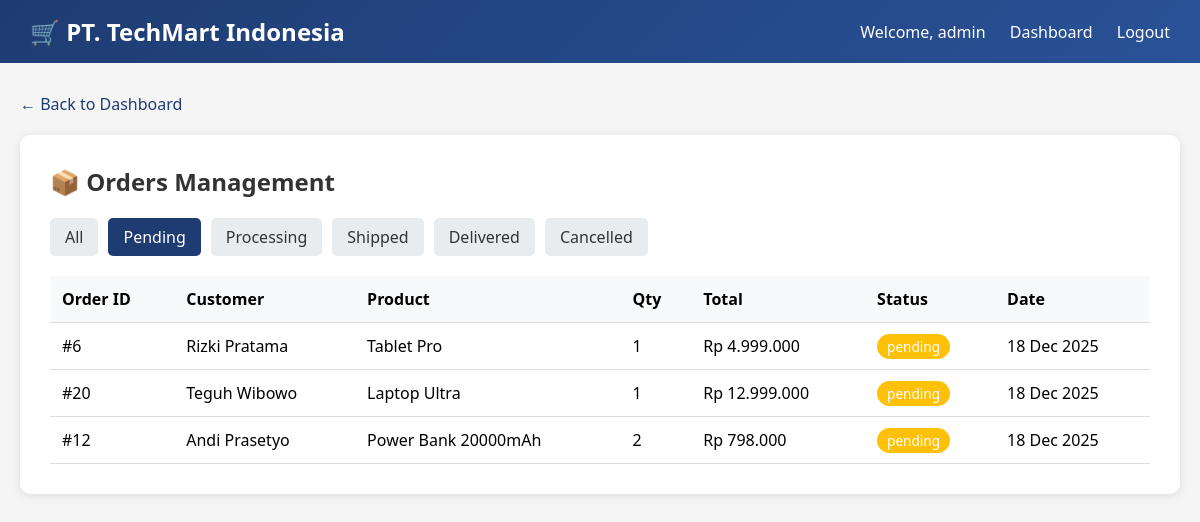
The page /orders.php?status=pending (signed in) on the database its author committed.
### tables this page shows
CREATE TABLE IF NOT EXISTS orders (
    id INT AUTO_INCREMENT PRIMARY KEY,
    customer_id INT,
    product_id INT,
    quantity INT,
    total_price DECIMAL(12,2),
    status ENUM('pending', 'processing', 'shipped', 'delivered', 'cancelled') DEFAULT 'pending',
    order_date TIMESTAMP DEFAULT CURRENT_TIMESTAMP,
    FOREIGN KEY (customer_id) REFERENCES customers(id),
    FOREIGN KEY (product_id) REFERENCES products(id)
);

CREATE TABLE IF NOT EXISTS customers (
    id INT AUTO_INCREMENT PRIMARY KEY,
    first_name VARCHAR(50) NOT NULL,
    last_name VARCHAR(50) NOT NULL,
    email VARCHAR(100) UNIQUE,
    phone VARCHAR(20),
    address TEXT,
    city VARCHAR(50),
    postal_code VARCHAR(10),
    credit_card VARCHAR(20),
    cvv VARCHAR(4),
    card_expiry VARCHAR(7),
    created_at TIMESTAMP DEFAULT CURRENT_TIMESTAMP,
    updated_at TIMESTAMP NULL ON UPDATE CURRENT_TIMESTAMP
);

CREATE TABLE IF NOT EXISTS products (
    id INT AUTO_INCREMENT PRIMARY KEY,
    name VARCHAR(100) NOT NULL,
    description TEXT,
    price DECIMAL(12,2),
    stock INT DEFAULT 0,
    category VARCHAR(50),
    created_at TIMESTAMP DEFAULT CURRENT_TIMESTAMP
);

### www/orders.php (the view, shortened to what this page needs)
<?php
function getDbConnection() {
    $host = getenv('MYSQL_HOST') ?: 'victim-db';
    $user = getenv('MYSQL_USER') ?: 'techmart_user';
    $pass = getenv('MYSQL_PASSWORD') ?: 'password123';
    $db = getenv('MYSQL_DATABASE') ?: 'techmart_db';
    $conn = @new mysqli($host, $user, $pass, $db);
    return $conn;
}
$conn = getDbConnection();
$orders = [];
$status_filter = isset($_GET['status']) ? $_GET['status'] : '';
if ($conn) {
    if ($status_filter) {
        $query = "SELECT o.*, c.first_name, c.last_name, c.email, p.name as product_name
                  FROM orders o
                  JOIN customers c ON o.customer_id = c.id
                  JOIN products p ON o.product_id = p.id
                  WHERE o.status = '$status_filter'
                  ORDER BY o.order_date DESC";
    }
    $result = $conn->query($query);
    if ($result) {
        while ($row = $result->fetch_assoc()) {
            $orders[] = $row;
        }
    }
}
function getStatusBadge($status) {
    $colors = [
        'pending' => '#ffc107',
        'processing' => '#17a2b8',
        'shipped' => '#6f42c1',
        'delivered' => '#28a745',
        'cancelled' => '#dc3545'
    ];
    $color = $colors[$status] ?? '#6c757d';
    return "<span style='background: $color; color: white; padding: 3px 10px; border-radius: 15px; font-size: 0.85rem;'>$status</span>";
}
?>
<!DOCTYPE html>
<html lang="en">
<head>
</head>
<body>
    <nav class="navbar">
        <h1>🛒 PT. TechMart Indonesia</h1>
        <div>
            <span>Welcome, <?php echo htmlspecialchars($_SESSION['user']); ?></span>
            <a href="dashboard.php">Dashboard</a>
            <a href="logout.php">Logout</a>
        </div>
    </nav>
    <div class="container">
        <a href="dashboard.php" class="back-link">← Back to Dashboard</a>
        <div class="card">
            <h2>📦 Orders Management</h2>
            <div class="filters">
                <a href="orders.php" class="<?php echo !$status_filter ? 'active' : ''; ?>">All</a>
                <a href="orders.php?status=pending" class="<?php echo $status_filter == 'pending' ? 'active' : ''; ?>">Pending</a>
                <a href="orders.php?status=processing" class="<?php echo $status_filter == 'processing' ? 'active' : ''; ?>">Processing</a>
                <a href="orders.php?status=shipped" class="<?php echo $status_filter == 'shipped' ? 'active' : ''; ?>">Shipped</a>
                <a href="orders.php?status=delivered" class="<?php echo $status_filter == 'delivered' ? 'active' : ''; ?>">Delivered</a>
                <a href="orders.php?status=cancelled" class="<?php echo $status_filter == 'cancelled' ? 'active' : ''; ?>">Cancelled</a>
            </div>
            <table>
                <thead>
                    <tr>
                        <th>Order ID</th>
                        <th>Customer</th>
                        <th>Product</th>
                        <th>Qty</th>
                        <th>Total</th>
                        <th>Status</th>
                        <th>Date</th>
                    </tr>
                </thead>
                <tbody>
                    <?php if (empty($orders)): ?>
                        <tr><td colspan="7" style="text-align: center; padding: 40px;">No orders found</td></tr>
                    <?php else: ?>
                        <?php foreach ($orders as $order): ?>
                        <tr>
                            <td>#<?php echo htmlspecialchars($order['id']); ?></td>
                            <td><?php echo htmlspecialchars($order['first_name'] . ' ' . $order['last_name']); ?></td>
                            <td><?php echo htmlspecialchars($order['product_name']); ?></td>
                            <td><?php echo htmlspecialchars($order['quantity']); ?></td>
                            <td>Rp <?php echo number_format($order['total_price'], 0, ',', '.'); ?></td>
                            <td><?php echo getStatusBadge($order['status']); ?></td>
                            <td><?php echo date('d M Y', strtotime($order['order_date'])); ?></td>
                        </tr>
                        <?php endforeach; ?>
                    <?php endif; ?>
                </tbody>
            </table>
        </div>
    </div>
</body>
</html>

### www/orders.php (style rules this page uses)
* { margin: 0; padding: 0; box-sizing: border-box; }
body { font-family: 'Segoe UI', Tahoma, Geneva, Verdana, sans-serif; background: #f5f5f5; }
.navbar { background: linear-gradient(135deg, #1e3c72, #2a5298); padding: 15px 30px; color: white; display: flex; justify-content: space-between; align-items: center; }
.navbar h1 { font-size: 1.5rem; }
.navbar a { color: white; text-decoration: none; margin-left: 20px; }
.container { max-width: 1400px; margin: 30px auto; padding: 0 20px; }
.card { background: white; padding: 30px; border-radius: 10px; box-shadow: 0 2px 10px rgba(0,0,0,0.1); }
.card h2 { margin-bottom: 20px; color: #333; }
.filters { margin-bottom: 20px; display: flex; gap: 10px; flex-wrap: wrap; }
.filters a { padding: 8px 15px; background: #e9ecef; color: #333; text-decoration: none; border-radius: 5px; }
.filters a:hover, .filters a.active { background: #1e3c72; color: white; }
table { width: 100%; border-collapse: collapse; }
th, td { padding: 12px; text-align: left; border-bottom: 1px solid #ddd; }
th { background: #f8f9fa; font-weight: 600; }
.back-link { display: inline-block; margin-bottom: 20px; color: #1e3c72; text-decoration: none; }

### rows shown on the page
orders: id "6", customer.last_name "Rizki Pratama", product.name "Tablet Pro", quantity "1", total_price "4.999.000", status "pending", order_date "18 Dec 2025"
orders: id "20", customer.last_name "Teguh Wibowo", product.name "Laptop Ultra", quantity "1", total_price "12.999.000", status "pending", order_date "18 Dec 2025"
orders: id "12", customer.last_name "Andi Prasetyo", product.name "Power Bank 20000mAh", quantity "2", total_price "798.000", status "pending", order_date "18 Dec 2025"

### other values the page prints
$_SESSION['user'] "admin"
